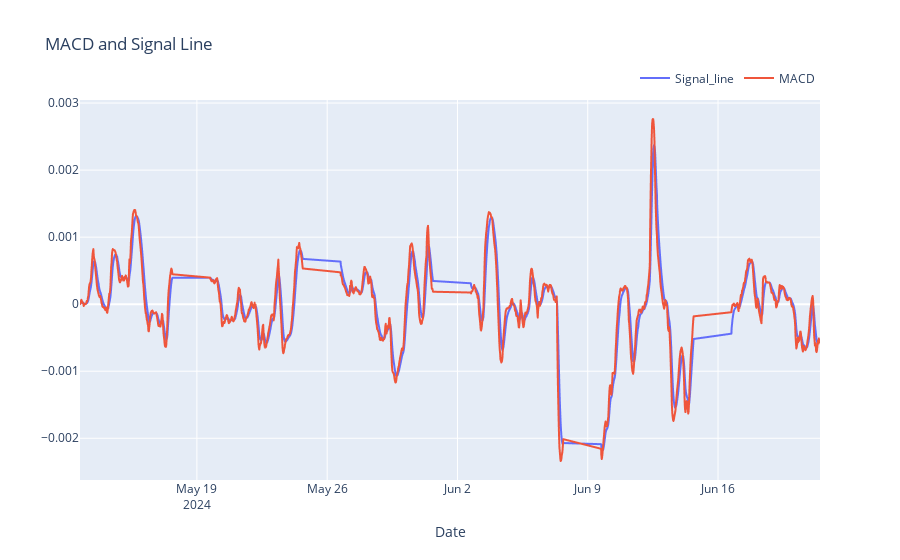

Notebook source saved alongside this figure:
### Code cell
# Plotting the MACD and Signal Line
fig_macd = px.line(df, x='date', y=['Signal_line','MACD'], title='MACD and Signal Line', labels={'Signal_line': 'Signal Line'})

# Setting the appearance for the Signal Line, ensuring it shows up in the legend as red
fig_macd.update_traces(line=dict(width=2))

# Adjusting legend to show both lines properly and removing the y-axis label
fig_macd.update_layout(
    legend=dict(orientation="h", yanchor="bottom", y=1.02, xanchor="right", x=1),
    legend_title_text=None,
    xaxis_title='Date',
    yaxis_title=None
)

# Display the plot
fig_macd.show()

### Figure 1 — Plotly figure (JSON) as saved in the notebook; plotly's stock layout.template omitted (floating-point values rounded to 4 significant figures; data arrays with more than 128 entries replaced by an {"elided": "..."} marker saying what was removed)
{"data": [{"hovertemplate": "variable=Signal_line<br>date=%{x}<br>value=%{y}<extra></extra>", "legendgroup": "Signal_line", "line": {"color": "#636efa", "dash": "solid", "width": 2}, "marker": {"symbol": "circle"}, "mode": "lines", "name": "Signal_line", "showlegend": true, "type": "scattergl", "x": {"elided": "1430 str values"}, "xaxis": "x", "y": {"elided": "1430 float values"}, "yaxis": "y"}, {"hovertemplate": "variable=MACD<br>date=%{x}<br>value=%{y}<extra></extra>", "legendgroup": "MACD", "line": {"color": "#EF553B", "dash": "solid", "width": 2}, "marker": {"symbol": "circle"}, "mode": "lines", "name": "MACD", "showlegend": true, "type": "scattergl", "x": {"elided": "1430 str values"}, "xaxis": "x", "y": {"elided": "1430 float values"}, "yaxis": "y"}], "layout": {"legend": {"orientation": "h", "title": {}, "tracegroupgap": 0, "x": 1, "xanchor": "right", "y": 1.02, "yanchor": "bottom"}, "title": {"text": "MACD and Signal Line"}, "xaxis": {"anchor": "y", "domain": [0, 1], "title": {"text": "Date"}}, "yaxis": {"anchor": "x", "domain": [0, 1], "title": {}}}}
